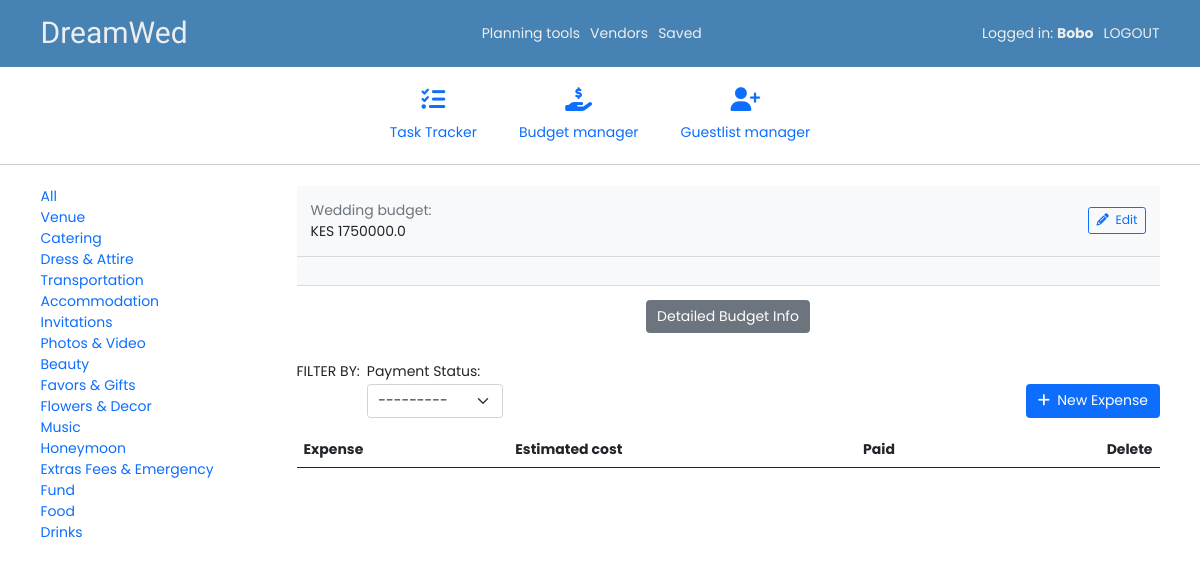
The app's page /U/budget-manager/ (signed in), older data.
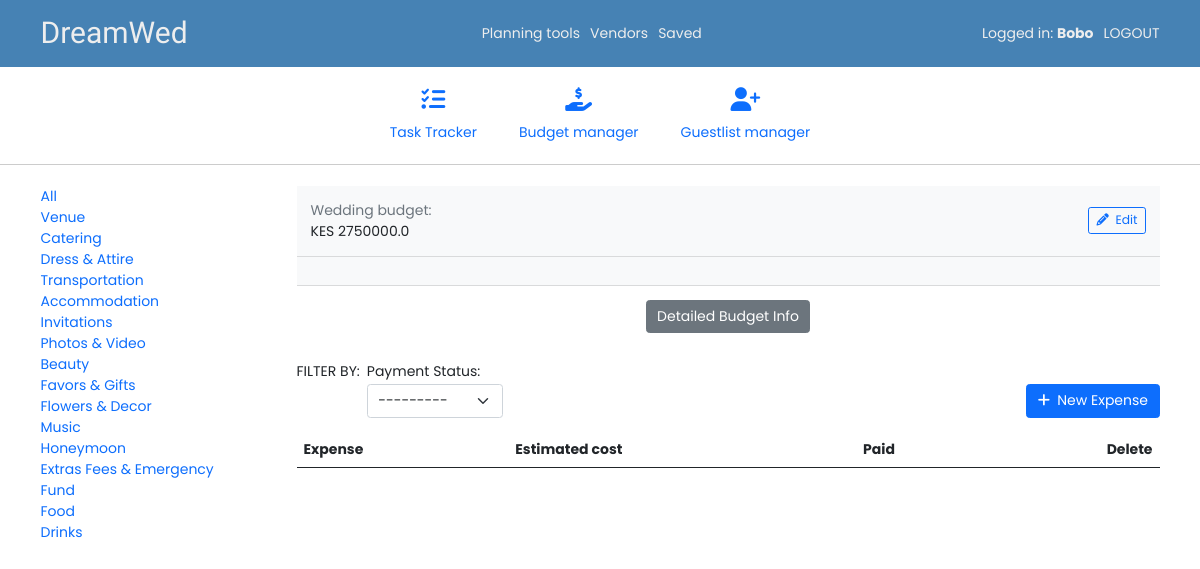
The same page, newer data.
### dreamwed/models.py (models this page shows, shortened)
class User(AbstractUser):
   is_vendor = models.BooleanField(default=False)
   is_wedding_planner = models.BooleanField(default=False)
   profile = models.ImageField(default='default.jpg', upload_to='profile_pics')
   class Meta:
      ordering = ['last_name', 'first_name']

class WeddingPlanner(models.Model):
   user = models.OneToOneField(User, on_delete=CASCADE, primary_key=True)
   partner_first_name = models.CharField(max_length=50, blank=True, null=True)
   partner_last_name = models.CharField(max_length=50, blank=True, null=True)
   wedding_date = models.DateField(blank=True, null=True)
   wedding_budget = models.FloatField(blank=True, null=True)

### main/decorators.py (the view)
   def wrapper_func(request, *args, **kwargs):
      if request.user.is_wedding_planner:
         return view_func(request, *args, **kwargs)
      else:
         error_msg = 'Unauthorised action. You must be a wedding planner to access this page!'
         return HttpResponse(error_msg)

### dreamwed/forms.py
class BudgetItemForm(ModelForm):
   class Meta:
      model = BudgetItem
      fields = ['description', 'expense_category', 'cost']

class BudgetItemUpdateForm(ModelForm):
   class Meta:
      model = BudgetItem
      fields = ['description', 'expense_category', 'cost', 'paid']

### dreamwed/models.py (called while the page is built)
   def __str__(self):
      return self.name

### dreamwed/views/wedplanner.py (called while the page is built)
@login_required
@wedding_planner_required
def budget_manager(request):
   if(request.headers.get('X-Requested-With') == 'XMLHttpRequest'):
      expenses = BudgetItem.objects.filter(wedplanner_id=request.user.id)
      data = list(expenses.values())
      return JsonResponse(data, safe=False, status=200)
   expense_categories = ExpenseCategory.objects.all()
   create_form = BudgetItemForm()
   update_form = BudgetItemUpdateForm()
   budget_form = WeddingBudgetForm(instance=request.user.weddingplanner)
   context = {
      'create_form': create_form,
      'update_form': update_form,
      'budget_form': budget_form,
      'expense_categories': expense_categories,
   }
   return render(request, 'wedplanner/budget-manager.html', context)

### templates/wedplanner/budget-manager.html (shortened to what this page needs)
{% extends 'base.html' %}
{% load widget_tweaks %}
{% block body %}
{% include 'include/header.html' %}
{% include 'include/tools-nav.html' %}
<section class="my-4">
   <div class="container grid-200-auto">
      <div class="side-nav">
         <a class="pointer" onclick="getAllbudgetItems()">All</a><br>
         {% for category in expense_categories %}
         <a class="pointer" data-exp-category-id="{{ category.id }}" onclick="getExpensesInCategory(this.getAttribute('data-exp-category-id'))">{{ category.name }}</a><br>
         {% endfor %}
      </div>
      <div class="main-content">
         <ul class="list-group list-group-flush">
            <li class="list-group-item d-flex justify-content-between align-items-center py-3 bg-light">
               <div>
                  <div class="text-muted">Wedding budget:</div>
                  {% if user.weddingplanner.wedding_budget %}
                  KES <span id="wedding-budget">{{ user.weddingplanner.wedding_budget }}</span>
                  {% else %}
                  Not set. <br>
                  <i>Click the <code>Edit</code> button to add your wedding budget!<br>
                     The budget is very important for planning purposes.</i>
                  {% endif %}
               </div>
               <button type="button" class="btn btn-outline-primary btn-sm ms-2" data-bs-toggle="modal"
                  data-bs-target="#setWeddingBudget">
                  <i class="fas fa-pencil-alt"></i>
                  <span class="ms-1">Edit</span>
               </button>
            </li>
            <li class="list-group-item py-3 bg-light">
            </li>
            <li class="list-group-item py-3 text-center">
               <a href="{% url 'user-profile' %}" class="btn btn-secondary">Detailed Budget Info</a>
            </li>
         </ul>
         <div class="d-flex justify-content-between align-items-end my-3">
            <div class="d-flex">
               <span>FILTER BY:</span>
               <div class="form-group mx-2 mb-0">
                  <label for="">Payment Status:</label>
                  <select name="rsvp-filter" id="rsvp-filter" class="form-select">
                     <option value="" selected>---------</option>
                  </select>
               </div>
            </div>
            <button type="button" class="btn btn-primary" data-bs-toggle="modal" data-bs-target="#addExpense">
               <i class="fas fa-plus"></i>
               <span class="ms-1">New Expense</span>
            </button>
         </div>
         <table class="table" id="BudgetItemsTable">
            <thead>
               <tr>
                  <th>Expense</th>
                  <th>Estimated cost</th>
                  <th>Paid</th>
                  <th class="text-end">Delete</th>
               </tr>
            </thead>
         </table>
      </div>
   </div>
</section>
{% endblock body %}
{% block scripts %}
{% load static %}
{% endblock scripts %}

### templates/include/header.html (shortened to what this page needs)
<nav class="sticky-top" id="navbar">
   <div class="container nav-container py-3">
      <div class="d-flex justify-content-between">
         <a id="logo" class="navbar-brand" href="{% url 'home' %}">DreamWed</a>
      </div>
      <div class="nav-secondary nav-middle">
         <div class="nav-links">
            {% if user.is_wedding_planner %}
            <a href="{% url 'checklist-all' %}">Planning tools</a>
            <a href="{% url 'vendors' %}">Vendors</a>
            <a href="{% url 'bookmarks' %}">Saved</a>
            {% elif user.is_vendor %}
            <a href="{% url 'user-profile' %}">My vendor profile</a>
            <a href="#">Inquiries</a>
            <a href="#">Pricing requests</a>
            {% endif %}
         </div>
      </div>
      <div class="nav-secondary nav-right">
         <div class="nav-links">
            {% if user.is_authenticated %}
            <a href="{% url 'user-profile' %}">Logged in:
               <strong>{{ user.username }}</strong>
            </a>
            <a href="{% url 'logout' %}">LOGOUT</a>
            {% else %}
            <a href="{% url 'register' %}">Create account</a>
            <a href="{% url 'login' %}">User Login</a>
            <a href="{% url 'admin:index' %}?next={% url 'home' %}">Admin Login</a>
            {% endif %}
         </div>
      </div>
   </div>
</nav>

Row changes from the older to the newer data that the page shows:
changed User "Bobo": weddingplanner.wedding_budget "1750000.0" → "2750000.0"
